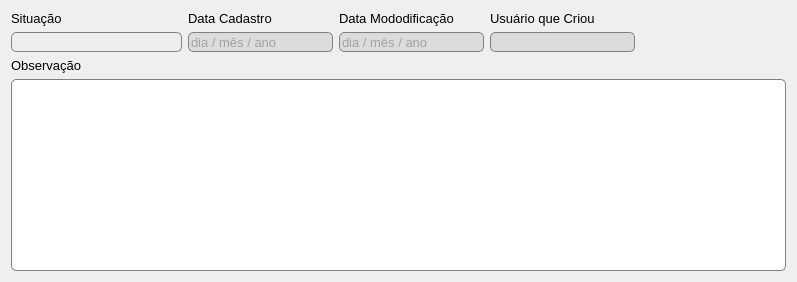
        <widget class="QWidget" name="tab_geral">
         <attribute name="title">
          <string>Geral</string>
         </attribute>
         <layout class="QGridLayout" name="gridLayout_4">
          <item row="0" column="2">
           <widget class="QLabel" name="lbl_data_modificacao">
            <property name="font">
             <font>
              <pointsize>10</pointsize>
             </font>
            </property>
            <property name="text">
             <string>Data Mododificação</string>
            </property>
           </widget>
          </item>
          <item row="0" column="0">
           <widget class="QLabel" name="lbl_situacao">
            <property name="font">
             <font>
              <pointsize>10</pointsize>
             </font>
            </property>
            <property name="text">
             <string>Situação</string>
            </property>
           </widget>
          </item>
          <item row="0" column="3">
           <widget class="QLabel" name="lbl_usuario_que_criou">
            <property name="font">
             <font>
              <pointsize>10</pointsize>
             </font>
            </property>
            <property name="text">
             <string>Usuário que Criou</string>
            </property>
           </widget>
          </item>
          <item row="1" column="0">
           <widget class="QComboBox" name="cb_situacao">
            <property name="minimumSize">
             <size>
              <width>171</width>
              <height>20</height>
             </size>
            </property>
            <property name="font">
             <font>
              <pointsize>10</pointsize>
             </font>
            </property>
            <property name="toolTip">
             <string>Situação</string>
            </property>
            <property name="whatsThis">
             <string>&lt;html&gt;&lt;head/&gt;&lt;body&gt;&lt;p&gt;Campo de seleção da situação cadastral do cliente&lt;/p&gt;&lt;/body&gt;&lt;/html&gt;</string>
            </property>
            <property name="styleSheet">
             <string notr="true">QComboBox#cb_situacao {
	background-color: #eeeeee;
	color: #6a6767;
	border: 1px solid gray;
	border-radius: 5px;
}
QComboBox#cb_situacao:focus{
	border: 2px solid rgba(81, 203, 238, 1);
}
QComboBox#cb_situacao:disabled {
	background-color:  #dcdcdc;
	color: #6a6767;
	border: 1px solid gray;
}
QHeaderView::section QComboBox {
    background-color: #585A5C;
    color: #F0F0F0;
}

QComboBox::drop-down {
    border: 0;
subcontrol-position: right center;
    subcontrol-origin: margin;
}

QComboBox::down-arrow {
	subcontrol-position: right center;
    subcontrol-origin: margin;
	margin-right: 3px;
    background-image: url(C:/Users/Cauneto/Documents/RPA/image/dropdown.png);
	background-position: center;
	background-repeat: no-repeat;
}</string>
            </property>
           </widget>
          </item>
          <item row="1" column="1">
           <widget class="QLineEdit" name="txt_data_registro">
            <property name="enabled">
             <bool>false</bool>
            </property>
            <property name="minimumSize">
             <size>
              <width>111</width>
              <height>20</height>
             </size>
            </property>
            <property name="font">
             <font>
              <pointsize>10</pointsize>
             </font>
            </property>
            <property name="toolTip">
             <string>Data Cadastro</string>
            </property>
            <property name="whatsThis">
             <string>&lt;html&gt;&lt;head/&gt;&lt;body&gt;&lt;p&gt;Campo da data de criação do registro do cliente&lt;/p&gt;&lt;/body&gt;&lt;/html&gt;</string>
            </property>
            <property name="styleSheet">
             <string notr="true">QLineEdit#txt_data_registro{
	background-color: #fff;
	border: 1px solid gray;
	border-radius: 5px;
}
QLineEdit#txt_data_registro:focus{
	border: 2px solid rgba(81, 203, 238, 1);
}
QLineEdit#txt_data_registro:disabled {
	background-color:  #dcdcdc;
	color: #6a6767;
	border: 1px solid gray;
}</string>
            </property>
            <property name="maxLength">
             <number>10</number>
            </property>
            <property name="placeholderText">
             <string>dia / mês / ano</string>
            </property>
           </widget>
          </item>
          <item row="1" column="3">
           <widget class="QLineEdit" name="txt_usuario_criou">
            <property name="enabled">
             <bool>false</bool>
            </property>
            <property name="minimumSize">
             <size>
              <width>131</width>
              <height>20</height>
             </size>
            </property>
            <property name="font">
             <font>
              <pointsize>10</pointsize>
             </font>
            </property>
            <property name="toolTip">
             <string>Usuário que Criou</string>
            </property>
            <property name="whatsThis">
             <string>&lt;html&gt;&lt;head/&gt;&lt;body&gt;&lt;p&gt;Campo usuário que criou o registro&lt;/p&gt;&lt;/body&gt;&lt;/html&gt;</string>
            </property>
            <property name="styleSheet">
             <string notr="true">QLineEdit#txt_usuario_criou{
	background-color: #fff;
	border: 1px solid gray;
	border-radius: 5px;
}
QLineEdit#txt_usuario_criou:focus{
	border: 2px solid rgba(81, 203, 238, 1);
}
QLineEdit#txt_usuario_criou:disabled {
	background-color:  #dcdcdc;
	color: #6a6767;
	border: 1px solid gray;
}</string>
            </property>
           </widget>
          </item>
          <item row="0" column="1">
           <widget class="QLabel" name="lbl_data_cadastro">
            <property name="font">
             <font>
              <pointsize>10</pointsize>
             </font>
            </property>
            <property name="text">
             <string>Data Cadastro</string>
            </property>
           </widget>
          </item>
          <item row="1" column="2">
           <widget class="QLineEdit" name="txt_data_modificacao">
            <property name="enabled">
             <bool>false</bool>
            </property>
            <property name="minimumSize">
             <size>
              <width>121</width>
              <height>20</height>
             </size>
            </property>
            <property name="font">
             <font>
              <pointsize>10</pointsize>
             </font>
            </property>
            <property name="toolTip">
             <string>Data Modificação</string>
            </property>
            <property name="whatsThis">
             <string>&lt;html&gt;&lt;head/&gt;&lt;body&gt;&lt;p&gt;Campo da data de modificação do registro do cliente&lt;/p&gt;&lt;/body&gt;&lt;/html&gt;</string>
            </property>
            <property name="styleSheet">
             <string notr="true">QLineEdit#txt_data_modificacao{
	background-color: #fff;
	border: 1px solid gray;
	border-radius: 5px;
}
QLineEdit#txt_data_modificacao:focus{
	border: 2px solid rgba(81, 203, 238, 1);
}
QLineEdit#txt_data_modificacao:disabled {
	background-color:  #dcdcdc;
	color: #6a6767;
	border: 1px solid gray;
}</string>
            </property>
            <property name="maxLength">
             <number>10</number>
            </property>
            <property name="placeholderText">
             <string>dia / mês / ano</string>
            </property>
           </widget>
          </item>
          <item row="2" column="0">
           <widget class="QLabel" name="lbl_observacao">
            <property name="font">
             <font>
              <pointsize>10</pointsize>
             </font>
            </property>
            <property name="text">
             <string>Observação</string>
            </property>
           </widget>
          </item>
          <item row="1" column="4">
           <spacer name="separacao_usuario_borda">
            <property name="orientation">
             <enum>Qt::Horizontal</enum>
            </property>
            <property name="sizeHint" stdset="0">
             <size>
              <width>40</width>
              <height>20</height>
             </size>
            </property>
           </spacer>
          </item>
          <item row="4" column="0" colspan="5">
           <widget class="QTextEdit" name="txt_observcao">
            <property name="minimumSize">
             <size>
              <width>775</width>
              <height>60</height>
             </size>
            </property>
            <property name="font">
             <font>
              <pointsize>10</pointsize>
             </font>
            </property>
            <property name="toolTip">
             <string>Observação</string>
            </property>
            <property name="whatsThis">
             <string>&lt;html&gt;&lt;head/&gt;&lt;body&gt;&lt;p&gt;Campo de observações do cliente&lt;/p&gt;&lt;/body&gt;&lt;/html&gt;</string>
            </property>
            <property name="styleSheet">
             <string notr="true">QTextEdit#txt_observcao{
	background-color: #fff;
	border: 1px solid gray;
	border-radius: 5px;
}
QTextEdit#txt_observcao:focus{
	border: 2px solid rgba(81, 203, 238, 1);
}
QTextEdit#txt_observcao:disabled {
	background-color:  #dcdcdc;
	color: #6a6767;
	border: 1px solid gray;
}</string>
            </property>
           </widget>
          </item>
         </layout>
        </widget>
